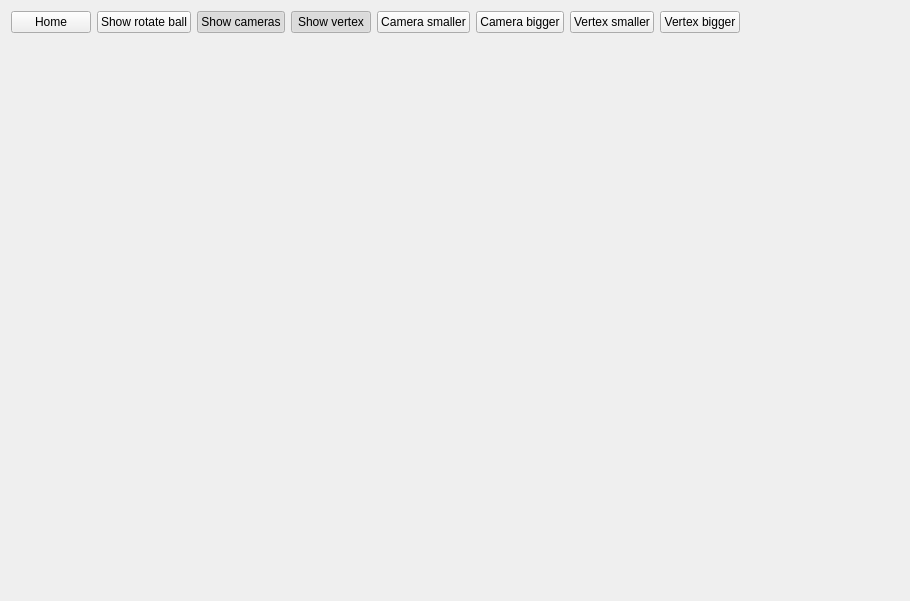
<?xml version="1.0" encoding="UTF-8"?>
<ui version="4.0">
 <class>AT3dRenderWidget</class>
 <widget class="QWidget" name="AT3dRenderWidget">
  <property name="geometry">
   <rect>
    <x>0</x>
    <y>0</y>
    <width>910</width>
    <height>601</height>
   </rect>
  </property>
  <property name="windowTitle">
   <string>Form</string>
  </property>
  <layout class="QVBoxLayout" name="verticalLayout" stretch="0,1">
   <item>
    <layout class="QHBoxLayout" name="horizontalLayout">
     <item>
      <widget class="QPushButton" name="pushButton_home">
       <property name="text">
        <string>Home</string>
       </property>
       <property name="checkable">
        <bool>true</bool>
       </property>
      </widget>
     </item>
     <item>
      <widget class="QPushButton" name="pushButton_showBall">
       <property name="text">
        <string>Show rotate ball</string>
       </property>
       <property name="checkable">
        <bool>true</bool>
       </property>
      </widget>
     </item>
     <item>
      <widget class="QPushButton" name="pushButton_showCamera">
       <property name="text">
        <string>Show cameras</string>
       </property>
       <property name="checkable">
        <bool>true</bool>
       </property>
       <property name="checked">
        <bool>true</bool>
       </property>
      </widget>
     </item>
     <item>
      <widget class="QPushButton" name="pushButton_showVertex">
       <property name="text">
        <string>Show vertex</string>
       </property>
       <property name="checkable">
        <bool>true</bool>
       </property>
       <property name="checked">
        <bool>true</bool>
       </property>
      </widget>
     </item>
     <item>
      <widget class="QPushButton" name="pushButton_cameraSmaller">
       <property name="text">
        <string>Camera smaller</string>
       </property>
      </widget>
     </item>
     <item>
      <widget class="QPushButton" name="pushButton_cameraBigger">
       <property name="text">
        <string>Camera bigger</string>
       </property>
      </widget>
     </item>
     <item>
      <widget class="QPushButton" name="pushButton_vertexSmaller">
       <property name="text">
        <string>Vertex smaller</string>
       </property>
      </widget>
     </item>
     <item>
      <widget class="QPushButton" name="pushButton_vertexBigger">
       <property name="text">
        <string>Vertex bigger</string>
       </property>
      </widget>
     </item>
     <item>
      <spacer name="horizontalSpacer">
       <property name="orientation">
        <enum>Qt::Horizontal</enum>
       </property>
       <property name="sizeHint" stdset="0">
        <size>
         <width>40</width>
         <height>20</height>
        </size>
       </property>
      </spacer>
     </item>
    </layout>
   </item>
   <item>
    <widget class="insight::render::RenderWidget" name="widget" native="true"/>
   </item>
  </layout>
 </widget>
 <customwidgets>
  <customwidget>
   <class>insight::render::RenderWidget</class>
   <extends>QWidget</extends>
   <header>render/render_widget.h</header>
   <container>1</container>
  </customwidget>
 </customwidgets>
 <resources/>
 <connections/>
</ui>
